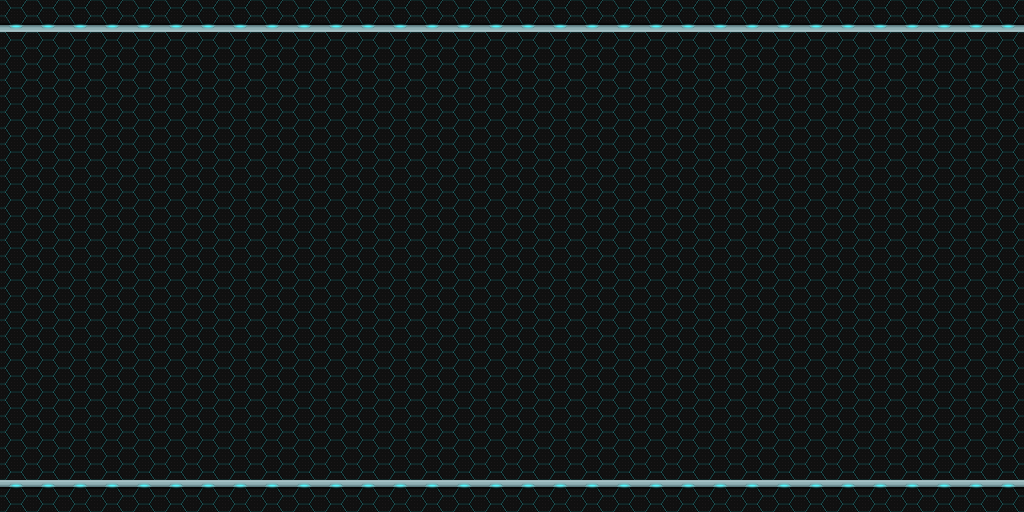

A level layout from a 2D game, rendered from its tile map. Below: a short description, then the map file with tile-grid data replaced by summaries:
An orthogonal 32x16 tile map with 32x32 px tiles, 2 tile layers (fondo, terrain), 3 tilesets and 97 objects.

<map version="1.2" tiledversion="1.2.3" orientation="orthogonal" renderorder="right-down" width="32" height="16" tilewidth="32" tileheight="32" infinite="0" nextlayerid="8" nextobjectid="102">
 <tileset firstgid="1" source="fondo.tsx" />
 <tileset firstgid="3" source="terreno.tsx" />
 <tileset firstgid="35" source="objects.tsx" />
 <layer id="1" name="fondo" width="32" height="16">
  <data>[512 cells, 1 non-empty, 1 distinct tile ids]</data>
 </layer>
 <layer id="2" name="terrain" width="32" height="16">
  <data>[512 cells, 512 non-empty, 2 distinct tile ids]</data>
 </layer>
 <objectgroup id="3" name="monedas">
  <object id="70" gid="66" x="960" y="480" width="32" height="32">
   <properties>
    <property name="moneda" value="" />
   </properties>
  </object>
  <object id="71" gid="66" x="928" y="480" width="32" height="32">
   <properties>
    <property name="moneda" value="" />
   </properties>
  </object>
  <object id="72" gid="66" x="896" y="480" width="32" height="32">
   <properties>
    <property name="moneda" value="" />
   </properties>
  </object>
  <object id="73" gid="66" x="864" y="480" width="32" height="32">
   <properties>
    <property name="moneda" value="" />
   </properties>
  </object>
  <object id="74" gid="66" x="832" y="480" width="32" height="32">
   <properties>
    <property name="moneda" value="" />
   </properties>
  </object>
  <object id="75" gid="66" x="800" y="480" width="32" height="32">
   <properties>
    <property name="moneda" value="" />
   </properties>
  </object>
  <object id="76" gid="66" x="32" y="480" width="32" height="32">
   <properties>
    <property name="moneda" value="" />
   </properties>
  </object>
  <object id="77" gid="66" x="64" y="480" width="32" height="32">
   <properties>
    <property name="moneda" value="" />
   </properties>
  </object>
  <object id="78" gid="66" x="96" y="480" width="32" height="32">
   <properties>
    <property name="moneda" value="" />
   </properties>
  </object>
  <object id="79" gid="66" x="128" y="480" width="32" height="32">
   <properties>
    <property name="moneda" value="" />
   </properties>
  </object>
  <object id="80" gid="66" x="192" y="480" width="32" height="32">
   <properties>
    <property name="moneda" value="" />
   </properties>
  </object>
  <object id="81" gid="66" x="160" y="480" width="32" height="32">
   <properties>
    <property name="moneda" value="" />
   </properties>
  </object>
  <object id="82" gid="66" x="256" y="480" width="32" height="32">
   <properties>
    <property name="moneda" value="" />
   </properties>
  </object>
  <object id="83" gid="66" x="224" y="480" width="32" height="32">
   <properties>
    <property name="moneda" value="" />
   </properties>
  </object>
  <object id="84" gid="66" x="288" y="480" width="32" height="32">
   <properties>
    <property name="moneda" value="" />
   </properties>
  </object>
  <object id="85" gid="66" x="320" y="480" width="32" height="32">
   <properties>
    <property name="moneda" value="" />
   </properties>
  </object>
  <object id="86" gid="66" x="352" y="480" width="32" height="32">
   <properties>
    <property name="moneda" value="" />
   </properties>
  </object>
  <object id="87" gid="66" x="384" y="480" width="32" height="32">
   <properties>
    <property name="moneda" value="" />
   </properties>
  </object>
  <object id="88" gid="66" x="448" y="480" width="32" height="32">
   <properties>
    <property name="moneda" value="" />
   </properties>
  </object>
  <object id="89" gid="66" x="416" y="480" width="32" height="32">
   <properties>
    <property name="moneda" value="" />
   </properties>
  </object>
  <object id="90" gid="66" x="480" y="480" width="32" height="32">
   <properties>
    <property name="moneda" value="" />
   </properties>
  </object>
  <object id="91" gid="66" x="544" y="480" width="32" height="32">
   <properties>
    <property name="moneda" value="" />
   </properties>
  </object>
  <object id="92" gid="66" x="512" y="480" width="32" height="32">
   <properties>
    <property name="moneda" value="" />
   </properties>
  </object>
  <object id="93" gid="66" x="576" y="480" width="32" height="32">
   <properties>
    <property name="moneda" value="" />
   </properties>
  </object>
  <object id="94" gid="66" x="608" y="480" width="32" height="32">
   <properties>
    <property name="moneda" value="" />
   </properties>
  </object>
  <object id="95" gid="66" x="640" y="480" width="32" height="32">
   <properties>
    <property name="moneda" value="" />
   </properties>
  </object>
  <object id="96" gid="66" x="704" y="480" width="32" height="32">
   <properties>
    <property name="moneda" value="" />
   </properties>
  </object>
  <object id="97" gid="66" x="672" y="480" width="32" height="32">
   <properties>
    <property name="moneda" value="" />
   </properties>
  </object>
  <object id="98" gid="66" x="736" y="480" width="32" height="32">
   <properties>
    <property name="moneda" value="" />
   </properties>
  </object>
  <object id="99" gid="66" x="768" y="480" width="32" height="32">
   <properties>
    <property name="moneda" value="" />
   </properties>
  </object>
  <object id="100" gid="47" x="0" y="480" width="32" height="32">
   <properties>
    <property name="energy" value="" />
    <property name="moneda" value="" />
   </properties>
  </object>
 </objectgroup>
 <objectgroup id="4" name="puertas">
  <object id="68" gid="4" x="992" y="480" width="32" height="32">
   <properties>
    <property name="door" value="" />
    <property name="start" value="" />
   </properties>
  </object>
 </objectgroup>
 <objectgroup id="5" name="trampas">
  <object id="3" gid="36" x="-1" y="49" width="32" height="32">
   <properties>
    <property name="barril" value="" />
    <property name="numero" type="int" value="1" />
   </properties>
  </object>
  <object id="4" gid="36" x="31" y="49" width="32" height="32">
   <properties>
    <property name="barril" value="" />
    <property name="numero" type="int" value="2" />
   </properties>
  </object>
  <object id="5" gid="36" x="63" y="49" width="32" height="32">
   <properties>
    <property name="barril" value="" />
    <property name="numero" type="int" value="3" />
   </properties>
  </object>
  <object id="6" gid="36" x="95" y="49" width="32" height="32">
   <properties>
    <property name="barril" value="" />
    <property name="numero" type="int" value="4" />
   </properties>
  </object>
  <object id="7" gid="36" x="127" y="49" width="32" height="32">
   <properties>
    <property name="barril" value="" />
    <property name="numero" type="int" value="5" />
   </properties>
  </object>
  <object id="8" gid="36" x="159" y="49" width="32" height="32">
   <properties>
    <property name="barril" value="" />
    <property name="numero" type="int" value="6" />
   </properties>
  </object>
  <object id="9" gid="36" x="191" y="49" width="32" height="32">
   <properties>
    <property name="barril" value="" />
    <property name="numero" type="int" value="7" />
   </properties>
  </object>
  <object id="10" gid="36" x="223" y="49" width="32" height="32">
   <properties>
    <property name="barril" value="" />
    <property name="numero" type="int" value="8" />
   </properties>
  </object>
  </objectgroup>
 <objectgroup id="6" name="enemies" />
 <objectgroup id="7" name="suelo">
  <!-- 1 objects omitted --></objectgroup>
</map>
<!-- 57 of 97 objects omitted -->
